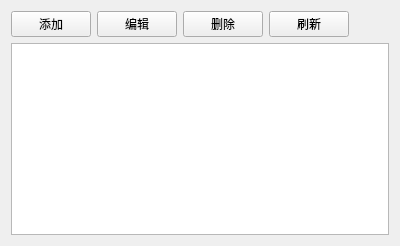
<?xml version="1.0" encoding="UTF-8"?>
<ui version="4.0">
 <class>GameManager</class>
 <widget class="QWidget" name="GameManager">
  <layout class="QVBoxLayout" name="verticalLayout">
   <item>
    <layout class="QHBoxLayout" name="buttonLayout">
     <item>
      <widget class="QPushButton" name="btnAdd">
       <property name="text">
        <string>添加</string>
       </property>
      </widget>
     </item>
     <item>
      <widget class="QPushButton" name="btnEdit">
       <property name="text">
        <string>编辑</string>
       </property>
      </widget>
     </item>
     <item>
      <widget class="QPushButton" name="btnDelete">
       <property name="text">
        <string>删除</string>
       </property>
      </widget>
     </item>
     <item>
      <widget class="QPushButton" name="btnRefresh">
       <property name="text">
        <string>刷新</string>
       </property>
      </widget>
     </item>
     <item>
      <spacer name="horizontalSpacer">
       <property name="orientation">
        <enum>Qt::Horizontal</enum>
       </property>
       <property name="sizeHint" stdset="0">
        <size>
         <width>40</width>
         <height>20</height>
        </size>
       </property>
      </spacer>
     </item>
    </layout>
   </item>
   <item>
    <widget class="QTableWidget" name="tableWidget">
     <property name="sizePolicy">
      <sizepolicy hsizetype="Expanding" vsizetype="Expanding">
       <horstretch>1</horstretch>
       <verstretch>1</verstretch>
      </sizepolicy>
     </property>
    </widget>
   </item>
  </layout>
 </widget>
 <resources/>
 <connections/>
</ui>
